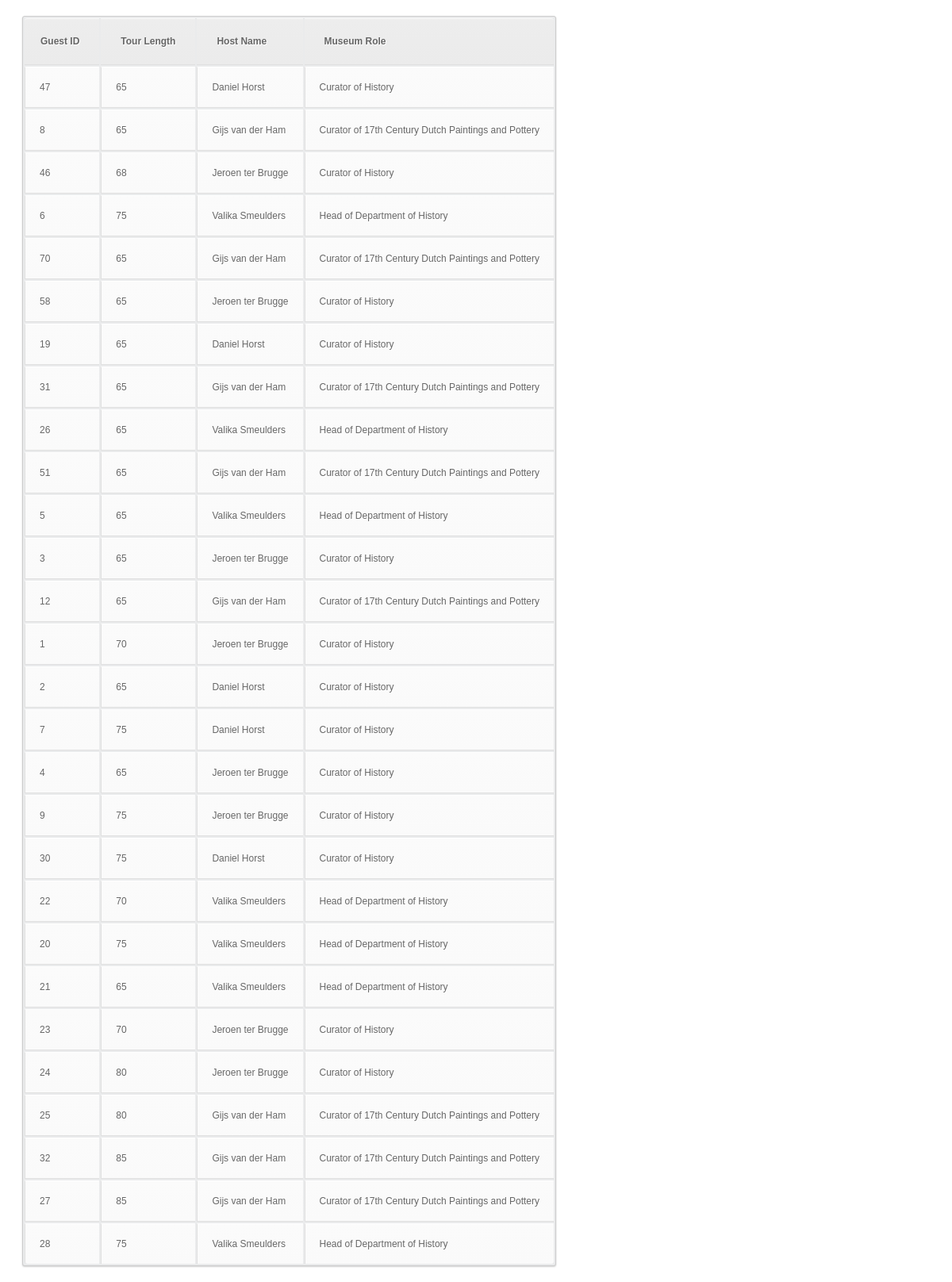
Page /rijksmuseum_result.php on the committed database.
### tables this page shows
CREATE TABLE `rijksmuseumtour` (
  `TourID` int(11) NOT NULL,
  `MuseumTourLengthMinutes` float DEFAULT NULL,
  `GuestID` int(11) DEFAULT NULL,
  `TourGuideID` int(11) DEFAULT NULL
);

CREATE TABLE `rijksmuseumtourguide` (
  `TourGuideID` int(11) NOT NULL,
  `HostName` varchar(300) DEFAULT NULL,
  `MuseumRole` varchar(100) DEFAULT NULL
);

### rijksmuseum_result.php (the view, shortened to what this page needs)
<html>
<head>
	<link rel='stylesheet' href='style.css'></link>
</head>
<body>
	<table>
		<tr>
			<th>Guest ID</th><th>Tour Length</th><th>Host Name</th><th>Museum Role</th>
		</tr>
<?php
$servername = "localhost";
$username = "root";
$password = "";
$dbname = "final_project_ams";
$conn = mysqli_connect($servername, $username, $password, $dbname);
$sql = "
SELECT R.GuestID, R.MuseumTourLengthMinutes, RT.HostName, RT.MuseumRole
FROM rijksmuseumtour R
JOIN rijksmuseumtourguide RT
ON R.TourGuideID = RT.TourGuideID
WHERE RT.HostName LIKE \"%{$_POST["host_name"]}%\";
";
$result = mysqli_query($conn, $sql);
$data = mysqli_fetch_all($result, MYSQLI_ASSOC);
foreach ($data as $key => $value) {
	echo("<tr><td>{$value["GuestID"]}</td><td>{$value["MuseumTourLengthMinutes"]}</td><td>{$value["HostName"]}</td><td>{$value["MuseumRole"]}</td></tr>");
}
?>
	</table>
<body>
</html>

### style.css (style rules this page uses)
table { font-family:Arial, Helvetica, sans-serif; color:#666; font-size:12px; text-shadow: 1px 1px 0px #fff; background:#eaebec; margin:20px; border:#ccc 1px solid; -moz-border-radius:3px; -webkit-border-radius:3px; border-radius:3px; -moz-box-shadow: 0 1px 2px #d1d1d1; -webkit-box-shadow: 0 1px 2px #d1d1d1; box-shadow: 0 1px 2px #d1d1d1; }
table th { padding:21px 25px 22px 25px; border-top:1px solid #fafafa; border-bottom:1px solid #e0e0e0; background: #ededed; background: -webkit-gradient(linear, left top, left bottom, from(#ededed), to(#ebebeb)); background: -moz-linear-gradient(top, #ededed, #ebebeb); }
table th:first-child { text-align: left; padding-left:20px; }
table tr:first-child th:first-child { -moz-border-radius-topleft:3px; -webkit-border-top-left-radius:3px; border-top-left-radius:3px; }
table tr:first-child th:last-child { -moz-border-radius-topright:3px; -webkit-border-top-right-radius:3px; border-top-right-radius:3px; }
table tr { text-align: left; padding-left:20px; }
table td { padding:18px; border-top: 1px solid #ffffff; border-bottom:1px solid #e0e0e0; border-left: 1px solid #e0e0e0; background: #fafafa; background: -webkit-gradient(linear, left top, left bottom, from(#fbfbfb), to(#fafafa)); background: -moz-linear-gradient(top, #fbfbfb, #fafafa); }
table tr:last-child td { border-bottom:0; }
table tr:last-child td:first-child { -moz-border-radius-bottomleft:3px; -webkit-border-bottom-left-radius:3px; border-bottom-left-radius:3px; }
table tr:last-child td:last-child { -moz-border-radius-bottomright:3px; -webkit-border-bottom-right-radius:3px; border-bottom-right-radius:3px; }

### rows in the picture
rijksmuseumtour: GuestID "47", MuseumTourLengthMinutes "65", TourGuideID.HostName "Daniel Horst", TourGuideID.MuseumRole "Curator of History"
rijksmuseumtour: GuestID "8", MuseumTourLengthMinutes "65", TourGuideID.HostName "Gijs van der Ham", TourGuideID.MuseumRole "Curator of 17th Century Dutch Paintings and Pottery"
rijksmuseumtour: GuestID "46", MuseumTourLengthMinutes "68", TourGuideID.HostName "Jeroen ter Brugge", TourGuideID.MuseumRole "Curator of History"
rijksmuseumtour: GuestID "6", MuseumTourLengthMinutes "75", TourGuideID.HostName "Valika Smeulders", TourGuideID.MuseumRole "Head of Department of History"
rijksmuseumtour: GuestID "70", MuseumTourLengthMinutes "65", TourGuideID.HostName "Gijs van der Ham", TourGuideID.MuseumRole "Curator of 17th Century Dutch Paintings and Pottery"
rijksmuseumtour: GuestID "58", MuseumTourLengthMinutes "65", TourGuideID.HostName "Jeroen ter Brugge", TourGuideID.MuseumRole "Curator of History"
rijksmuseumtour: GuestID "19", MuseumTourLengthMinutes "65", TourGuideID.HostName "Daniel Horst", TourGuideID.MuseumRole "Curator of History"
rijksmuseumtour: GuestID "31", MuseumTourLengthMinutes "65", TourGuideID.HostName "Gijs van der Ham", TourGuideID.MuseumRole "Curator of 17th Century Dutch Paintings and Pottery"
rijksmuseumtour: GuestID "26", MuseumTourLengthMinutes "65", TourGuideID.HostName "Valika Smeulders", TourGuideID.MuseumRole "Head of Department of History"
rijksmuseumtour: GuestID "51", MuseumTourLengthMinutes "65", TourGuideID.HostName "Gijs van der Ham", TourGuideID.MuseumRole "Curator of 17th Century Dutch Paintings and Pottery"
rijksmuseumtour: GuestID "5", MuseumTourLengthMinutes "65", TourGuideID.HostName "Valika Smeulders", TourGuideID.MuseumRole "Head of Department of History"
rijksmuseumtour: GuestID "3", MuseumTourLengthMinutes "65", TourGuideID.HostName "Jeroen ter Brugge", TourGuideID.MuseumRole "Curator of History"
rijksmuseumtour: GuestID "12", MuseumTourLengthMinutes "65", TourGuideID.HostName "Gijs van der Ham", TourGuideID.MuseumRole "Curator of 17th Century Dutch Paintings and Pottery"
rijksmuseumtour: GuestID "1", MuseumTourLengthMinutes "70", TourGuideID.HostName "Jeroen ter Brugge", TourGuideID.MuseumRole "Curator of History"
rijksmuseumtour: GuestID "2", MuseumTourLengthMinutes "65", TourGuideID.HostName "Daniel Horst", TourGuideID.MuseumRole "Curator of History"
rijksmuseumtour: GuestID "7", MuseumTourLengthMinutes "75", TourGuideID.HostName "Daniel Horst", TourGuideID.MuseumRole "Curator of History"
rijksmuseumtour: GuestID "4", MuseumTourLengthMinutes "65", TourGuideID.HostName "Jeroen ter Brugge", TourGuideID.MuseumRole "Curator of History"
rijksmuseumtour: GuestID "9", MuseumTourLengthMinutes "75", TourGuideID.HostName "Jeroen ter Brugge", TourGuideID.MuseumRole "Curator of History"
rijksmuseumtour: GuestID "30", MuseumTourLengthMinutes "75", TourGuideID.HostName "Daniel Horst", TourGuideID.MuseumRole "Curator of History"
rijksmuseumtour: GuestID "22", MuseumTourLengthMinutes "70", TourGuideID.HostName "Valika Smeulders", TourGuideID.MuseumRole "Head of Department of History"
rijksmuseumtour: GuestID "20", MuseumTourLengthMinutes "75", TourGuideID.HostName "Valika Smeulders", TourGuideID.MuseumRole "Head of Department of History"
rijksmuseumtour: GuestID "21", MuseumTourLengthMinutes "65", TourGuideID.HostName "Valika Smeulders", TourGuideID.MuseumRole "Head of Department of History"
rijksmuseumtour: GuestID "23", MuseumTourLengthMinutes "70", TourGuideID.HostName "Jeroen ter Brugge", TourGuideID.MuseumRole "Curator of History"
rijksmuseumtour: GuestID "24", MuseumTourLengthMinutes "80", TourGuideID.HostName "Jeroen ter Brugge", TourGuideID.MuseumRole "Curator of History"
rijksmuseumtour: GuestID "25", MuseumTourLengthMinutes "80", TourGuideID.HostName "Gijs van der Ham", TourGuideID.MuseumRole "Curator of 17th Century Dutch Paintings and Pottery"
rijksmuseumtour: GuestID "32", MuseumTourLengthMinutes "85", TourGuideID.HostName "Gijs van der Ham", TourGuideID.MuseumRole "Curator of 17th Century Dutch Paintings and Pottery"
rijksmuseumtour: GuestID "27", MuseumTourLengthMinutes "85", TourGuideID.HostName "Gijs van der Ham", TourGuideID.MuseumRole "Curator of 17th Century Dutch Paintings and Pottery"
rijksmuseumtour: GuestID "28", MuseumTourLengthMinutes "75", TourGuideID.HostName "Valika Smeulders", TourGuideID.MuseumRole "Head of Department of History"
